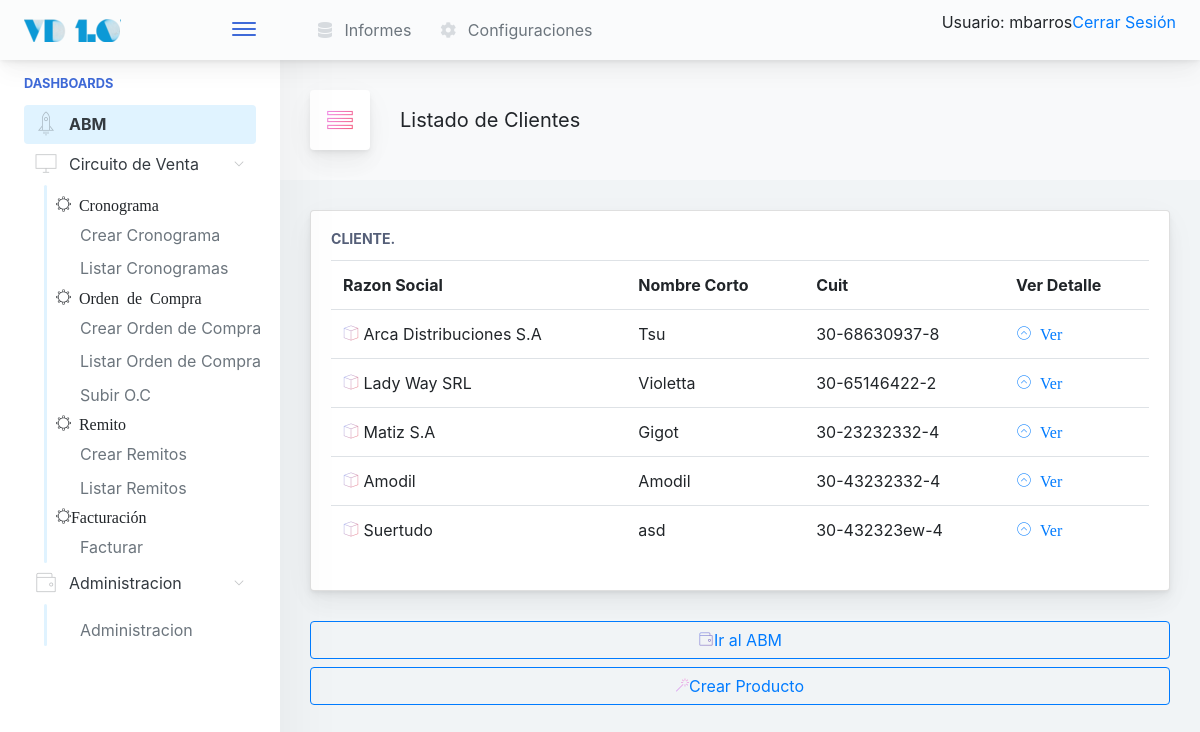
The page /gral/cliente/listar/ (signed in) on the database as committed earlier.
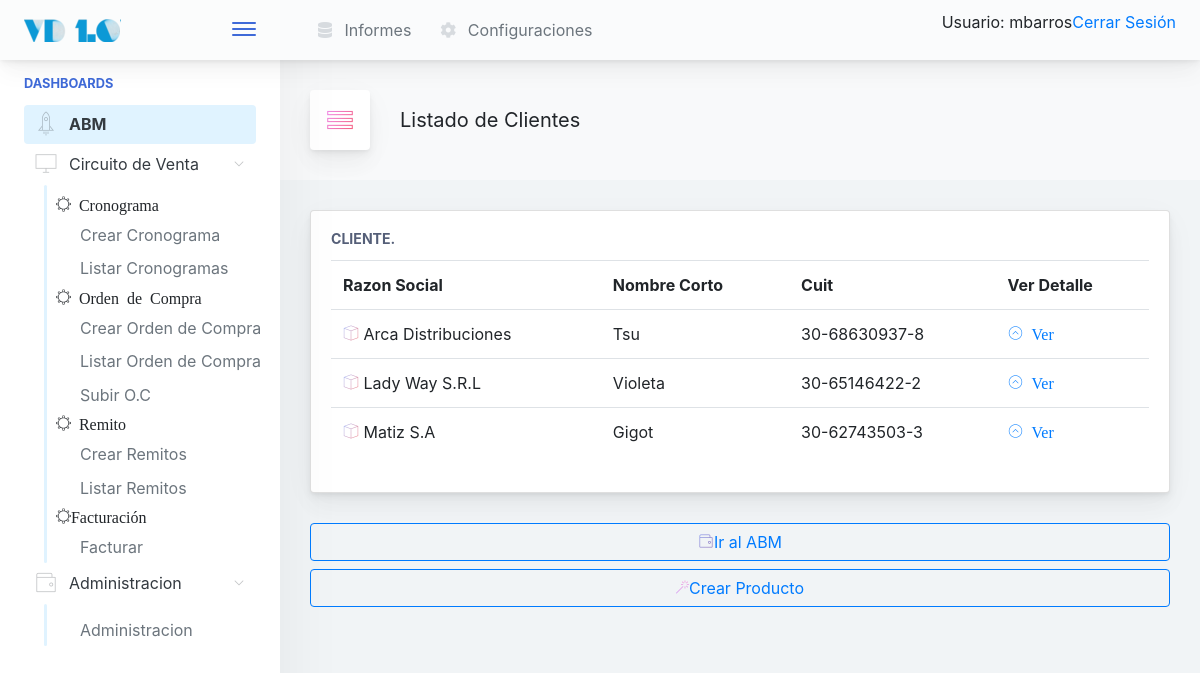
The same page on the database as committed later.
### gral/models.py (models this page shows, shortened)
class Cliente(models.Model):
    razon_social      = models.CharField(max_length=150, unique=True)
    nombre_corto      = models.CharField(max_length=25, unique=True)
    cuit              = models.CharField(max_length=15, unique=True)
    direccion_fiscal  = models.CharField(max_length=250)
    direccion_entrega = models.CharField(max_length=250)
    condicion_iva     = models.CharField(max_length=100, blank=False, default='Responsable Inscripto')
    observaciones     = models.TextField(blank=True)

### gral/views.py (the view)
# urls.py: path('cliente/listar/', ClienteListView.as_view(), name='ClienteListView'),
class ClienteListView(LoginRequiredMixin, ListView):
	model 			= Cliente
	template_name 	= 'gral/cliente_list.html'

### inicio/templates/gral/cliente_list.html
{% extends '../base.html' %}
{%  block cuerpo %}
<div class="app-page-title">
	<div class="page-title-heading">
		<div class="page-title-icon">
			<i class="pe-7s-menu icon-gradient bg-ripe-malin"> </i>
		</div>
		<div>Listado de Clientes</div>
	</div>
</div>
{% if object_list %}
<div class="main-card mb-3 card">
	<div class="card-body">
		<h5 class="card-title">Cliente.</h5>
		<table class="table table-hover table-fixed">
			<tr>
				<th>Razon Social</th>
				<th>Nombre Corto</th>
				<th>Cuit</th>
				<th>Ver Detalle</th>
			</tr>
			{% for cliente in object_list %}
			<tr>
				<td>
					<i class="pe-7s-box2 icon-gradient bg-amy-crisp"></i>
					{{cliente.razon_social}}
				</td>
				<td>{{cliente.nombre_corto }}</td>
				<td>{{cliente.cuit}}</td>
				<td><a href="{% url 'gral:ClienteDetail' pk=cliente.id %}">
						<i class="pe-7s-angle-up-circle"> Ver </i>
				</a></td>
			</tr>
			{% endfor %} {% else %}
			<p>No hay registros para mostrar.</p>
			{% endif %}
		</table>
	</div>
</div>
<a href="{% url 'inicio:abm' %}">
	<button
		class="mb-2 mr-2 btn-transition btn btn-outline-primary btn-block">
		<i class="pe-7s-wallet icon-gradient bg-plum-plate"></i>Ir al ABM
	</button>
</a>
<a href="{% url 'gral:ProductoCreate' %}">
	<button
		class="mb-2 mr-2 btn-transition btn btn-outline-primary btn-block">
		<i class="pe-7s-magic-wand icon-gradient bg-mixed-hopes"></i>Crear
		Producto
	</button>
</a>
{% endblock %}

Rows that differ between the two databases and show on the page:
removed Cliente: razon_social "Amodil", nombre_corto "Amodil", cuit "30-43232332-4"
removed Cliente: razon_social "Suertudo", nombre_corto "asd", cuit "30-432323ew-4"
changed Cliente "Tsu": razon_social "Arca Distribuciones S.A" → "Arca Distribuciones"
changed Cliente: razon_social "Lady Way SRL" → "Lady Way S.R.L"; nombre_corto "Violetta" → "Violeta"
changed Cliente "Matiz S.A": cuit "30-23232332-4" → "30-62743503-3"
